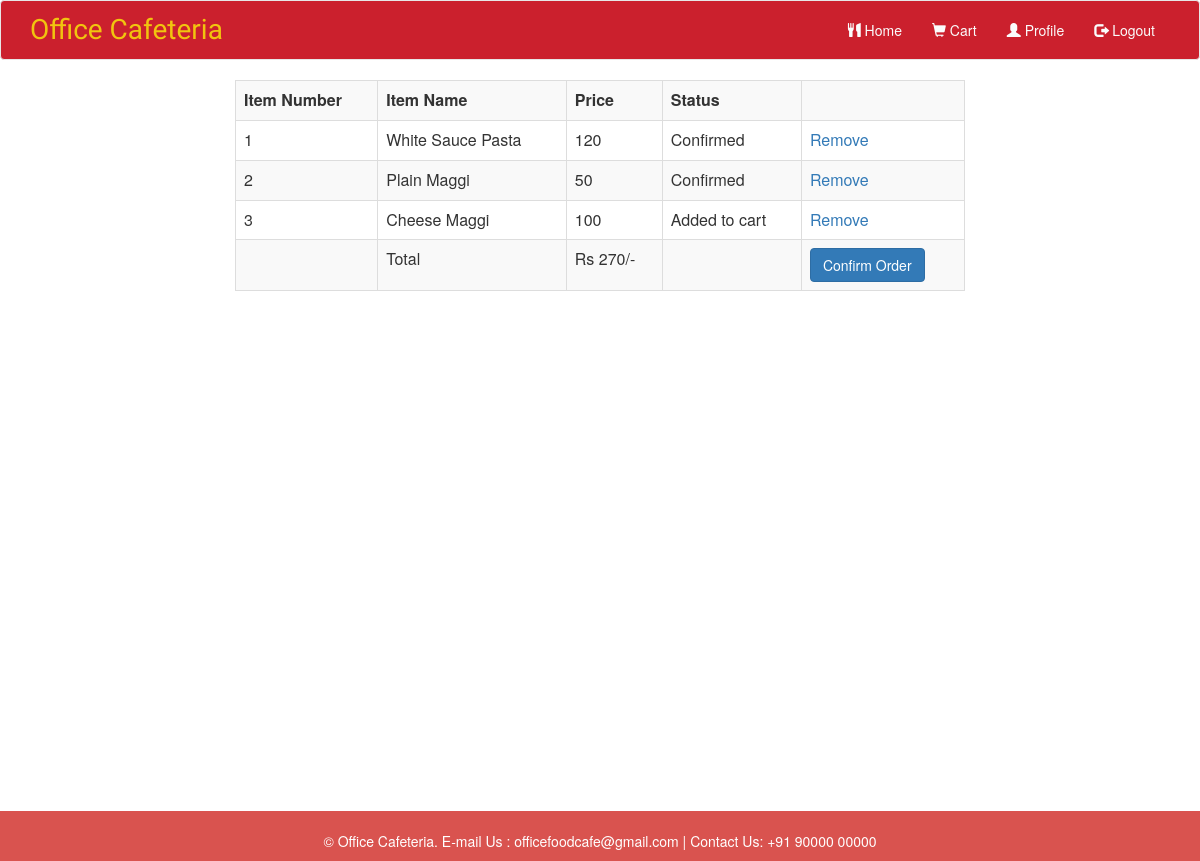
Page /cart.php (signed in) on the committed database.
### tables this page shows
CREATE TABLE IF NOT EXISTS `users_items` (
  `id` int(20) NOT NULL AUTO_INCREMENT,
  `user_id` int(20) NOT NULL,
  `item_id` int(20) NOT NULL,
  `status` enum('Added to cart','Confirmed') NOT NULL,
  PRIMARY KEY (`id`),
  KEY `user_id` (`user_id`) USING BTREE,
  KEY `item_id` (`item_id`) USING BTREE
);

CREATE TABLE IF NOT EXISTS `items` (
  `Pid` int(20) NOT NULL AUTO_INCREMENT,
  `name` varchar(255) NOT NULL,
  `price` int(13) NOT NULL,
  PRIMARY KEY (`Pid`)
);

### cart.php (the view, shortened to what this page needs)
<?php
 require 'common.php';
 ?>
<html>
    <head>
        <link rel="stylesheet" href="https://maxcdn.bootstrapcdn.com/bootstrap/3.3.7/css/bootstrap.min.css" >
        <link rel="stylesheet" type="text/css" href="style.css">
    </head>
    <body>
        <?php
        include 'header.php';
        $user_id = $_SESSION['user_id'];
        $select_query = "SELECT * FROM users_items INNER JOIN items ON users_items.item_id = items.Pid WHERE users_items.user_id='$user_id'";
        $select_query_result = mysqli_query($con, $select_query);
        $select_query_count = mysqli_num_rows($select_query_result);
        $sum=0;
        $id=1;
        $st_check = 1;
        ?>
        <div class="container content">
         <div class="col-sm-8 col-sm-offset-2">
          <div class="table-responsive">
           <table class="table table-striped table-bordered">
               <?php  if($select_query_count==0)
                    {  ?><center><h4 style="color: #38C2D2"><i> Add items to cart first _ <span class="glyphicon glyphicon-shopping-cart"></span> </i></h4></center> <?php }
                    else { ?>
               <tr>
                    <th>Item Number</th>
                    <th>Item Name</th>
                    <th>Price</th>
                    <th>Status</th>
                    <th></th>
                </tr>
             <?php
             while($row =  mysqli_fetch_array($select_query_result))
                     {
                        ?>
                <tr>
                    <td><?php echo $id; ?></td>
                    <td><?php echo $row['name']; ?></td>
                    <td><?php echo $row['price']; ?></td>
                    <td><?php echo $row['status']; if($row['status'] != "Confirmed"){$st_check = 0;}?></td>
                    <td><a href="cart-remove.php?id=<?php echo $row['Pid'];?>" class='remove_item_link'> Remove</a></td>
                    <?php
                    $id++;
                    $sum = $sum + $row['price']; ?>
                </tr>
                <?php } ?>
                <tr>
                    <td></td>
                    <td>Total</td>
                    <td>Rs <?php echo $sum; ?>/-</td>
                    <td></td>
                    <?php if($st_check == 0) {?>
                    <td><a href="payment_options.php" class="btn btn-primary">Confirm Order</a></td> <?php } ?>
                </tr>
           <?php } ?>
            </table>
        </div>
        </div>
        </div>
        <div style="margin-top: 500px;">
        <?php include 'footer.php'; ?>
        </div>
    </body>
</html>

### header.php (shortened to what this page needs)
<nav class="navbar navbar-default" style="background-color: #cb202d; padding : 4px; ">
        <div class="container">
            <div class="navbar-header">
                <a href="index.php" class="navbar-brand" style="color: #F1C40F; font-family: Sofia; font-size: 200%">Office Cafeteria</a>
            </div>
            <div class="collapse navbar-collapse" id="myNavbar">
                <ul class="nav navbar-nav navbar-right">
                    <?php if(isset($_SESSION['email'])) {?>
                    <li><a href="index.php" style="color: #FBFCFC"><span class="glyphicon glyphicon-cutlery"></span> Home</a></li>
                    <li><a href="cart.php" style="color: #FBFCFC"><span class="glyphicon glyphicon-shopping-cart"></span> Cart</a></li>
                    <li><a href="settings.php" style="color: #FBFCFC"><span class="glyphicon glyphicon-user"></span> Profile</a></li>
                    <li><a href="log_out.php" style="color: #FBFCFC"><span class="glyphicon glyphicon-log-out"></span> Logout</a></li>
                    <?php }?>
                </ul>
              </div>
        </div>
        </nav>

### footer.php (shortened to what this page needs)
<footer style="background-color: #d9534f; color: #fff">
            <div class="container">
                <center>
                    <br>
                    <p> © Office Cafeteria. E-mail Us : officefoodcafe@gmail.com | Contact Us: +91 90000 00000</p>
                </center>
            </div>
  </footer>

### rows in the picture
users_items: item.name "White Sauce Pasta", item.price "120", status "Confirmed"
users_items: item.name "Plain Maggi", item.price "50", status "Confirmed"
users_items: item.name "Cheese Maggi", item.price "100", status "Added to cart"

### other values in the picture
$sum "270"
